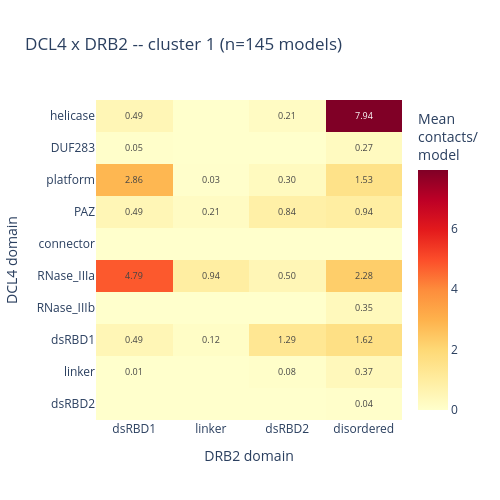
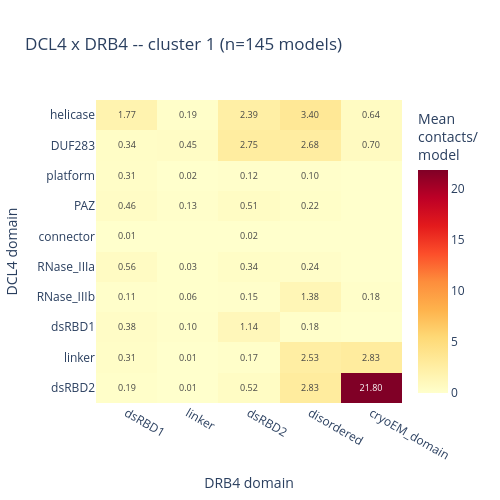
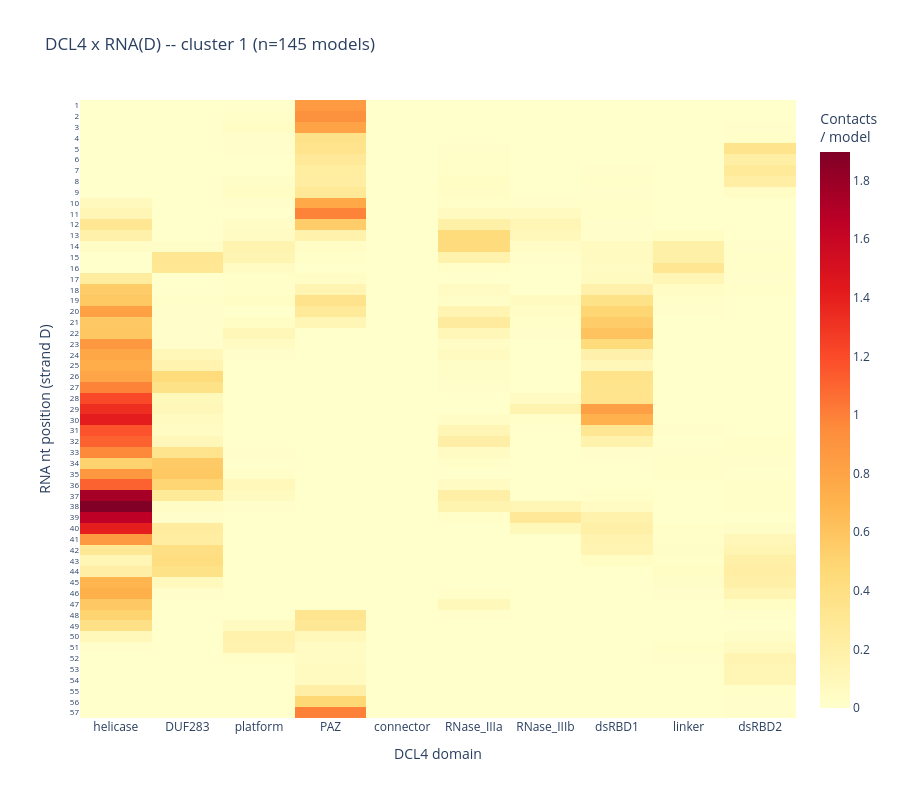
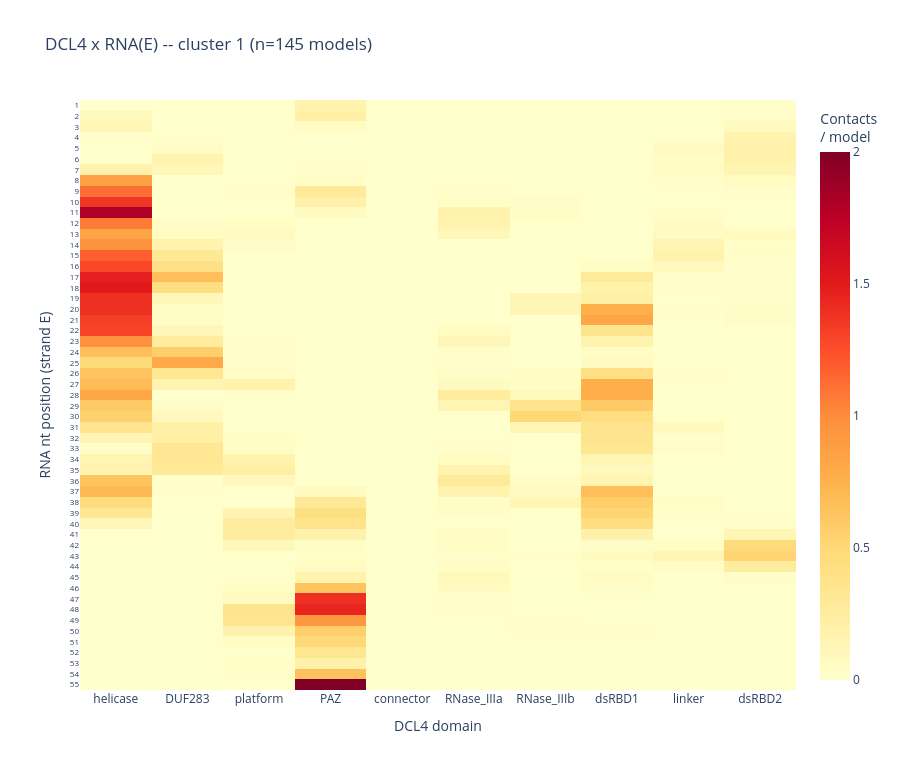

Notebook code cell kept with these figures, in order:
### Markdown cell above
### Cluster 1

### Code cell
c = 1
sub_c = df[df["cluster"] == c]
n_c = cluster_n_models.get(c, 0)
print(f"cluster {c}: {n_c} model(s)")

for lig in COUPLES:
    couple_heatmap(
        sub_c, lig, n_c,
        f"DCL4 x {LIGAND_CHAIN_NAMES[lig]} -- cluster {c} (n={n_c} models)",
        f"dcl4_{LIGAND_CHAIN_NAMES[lig].lower()}_heatmap_cluster1.html",
        subdir="per_cluster",
    )

### Figure 1 — Plotly figure (JSON) as saved in the notebook; plotly's stock layout.template omitted (floating-point values rounded to 4 significant figures)
{"data": [{"colorbar": {"title": {"text": "Mean<br>contacts/<br>model"}}, "colorscale": [[0, "rgb(255,255,204)"], [0.125, "rgb(255,237,160)"], [0.25, "rgb(254,217,118)"], [0.375, "rgb(254,178,76)"], [0.5, "rgb(253,141,60)"], [0.625, "rgb(252,78,42)"], [0.75, "rgb(227,26,28)"], [0.875, "rgb(189,0,38)"], [1, "rgb(128,0,38)"]], "hovertemplate": "DCL4 domain: %{y}<br>DRB2 domain: %{x}<br>%{z:.3f} contacts/model<extra></extra>", "text": [["0.49", "", "0.21", "7.94"], ["0.05", "", "", "0.27"], ["2.86", "0.03", "0.30", "1.53"], ["0.49", "0.21", "0.84", "0.94"], ["", "", "", ""], ["4.79", "0.94", "0.50", "2.28"], ["", "", "", "0.35"], ["0.49", "0.12", "1.29", "1.62"], ["0.01", "", "0.08", "0.37"], ["", "", "", "0.04"]], "textfont": {"size": 9}, "texttemplate": "%{text}", "type": "heatmap", "x": ["dsRBD1", "linker", "dsRBD2", "disordered"], "y": ["helicase", "DUF283", "platform", "PAZ", "connector", "RNase_IIIa", "RNase_IIIb", "dsRBD1", "linker", "dsRBD2"], "z": [[0.4897, 0.0, 0.2069, 7.938], [0.04828, 0.0, 0.0, 0.269], [2.855, 0.02759, 0.2966, 1.531], [0.4897, 0.2138, 0.8414, 0.9379], [0.0, 0.0, 0.0, 0.0], [4.786, 0.9448, 0.4966, 2.276], [0.0, 0.0, 0.0, 0.3517], [0.4897, 0.1241, 1.29, 1.621], [0.006897, 0.0, 0.07586, 0.3724], [0.0, 0.0, 0.0, 0.04138]]}], "layout": {"height": 500, "title": {"text": "DCL4 x DRB2 -- cluster 1 (n=145 models)"}, "width": 500, "xaxis": {"title": {"text": "DRB2 domain"}}, "yaxis": {"autorange": "reversed", "title": {"text": "DCL4 domain"}}}}

### Figure 2 — Plotly figure (JSON) as saved in the notebook; plotly's stock layout.template omitted (floating-point values rounded to 4 significant figures)
{"data": [{"colorbar": {"title": {"text": "Mean<br>contacts/<br>model"}}, "colorscale": [[0, "rgb(255,255,204)"], [0.125, "rgb(255,237,160)"], [0.25, "rgb(254,217,118)"], [0.375, "rgb(254,178,76)"], [0.5, "rgb(253,141,60)"], [0.625, "rgb(252,78,42)"], [0.75, "rgb(227,26,28)"], [0.875, "rgb(189,0,38)"], [1, "rgb(128,0,38)"]], "hovertemplate": "DCL4 domain: %{y}<br>DRB4 domain: %{x}<br>%{z:.3f} contacts/model<extra></extra>", "text": [["1.77", "0.19", "2.39", "3.40", "0.64"], ["0.34", "0.45", "2.75", "2.68", "0.70"], ["0.31", "0.02", "0.12", "0.10", ""], ["0.46", "0.13", "0.51", "0.22", ""], ["0.01", "", "0.02", "", ""], ["0.56", "0.03", "0.34", "0.24", ""], ["0.11", "0.06", "0.15", "1.38", "0.18"], ["0.38", "0.10", "1.14", "0.18", ""], ["0.31", "0.01", "0.17", "2.53", "2.83"], ["0.19", "0.01", "0.52", "2.83", "21.80"]], "textfont": {"size": 9}, "texttemplate": "%{text}", "type": "heatmap", "x": ["dsRBD1", "linker", "dsRBD2", "disordered", "cryoEM_domain"], "y": ["helicase", "DUF283", "platform", "PAZ", "connector", "RNase_IIIa", "RNase_IIIb", "dsRBD1", "linker", "dsRBD2"], "z": [[1.772, 0.1931, 2.386, 3.4, 0.6414], [0.3448, 0.4483, 2.752, 2.683, 0.7034], [0.3103, 0.02069, 0.1241, 0.1034, 0.0], [0.4552, 0.131, 0.5103, 0.2207, 0.0], [0.006897, 0.0, 0.02069, 0.0, 0.0], [0.5586, 0.03448, 0.3448, 0.2414, 0.0], [0.1103, 0.05517, 0.1517, 1.379, 0.1793], [0.3793, 0.09655, 1.138, 0.1793, 0.0], [0.3103, 0.006897, 0.1655, 2.531, 2.834], [0.1931, 0.01379, 0.5241, 2.828, 21.8]]}], "layout": {"height": 500, "title": {"text": "DCL4 x DRB4 -- cluster 1 (n=145 models)"}, "width": 500, "xaxis": {"title": {"text": "DRB4 domain"}}, "yaxis": {"autorange": "reversed", "title": {"text": "DCL4 domain"}}}}

### Figure 3 — Plotly figure (JSON) as saved in the notebook; plotly's stock layout.template omitted (floating-point values rounded to 4 significant figures; data arrays with more than 128 entries replaced by an {"elided": "..."} marker saying what was removed)
{"data": [{"colorbar": {"title": {"text": "Contacts<br>/ model"}}, "colorscale": [[0, "rgb(255,255,204)"], [0.125, "rgb(255,237,160)"], [0.25, "rgb(254,217,118)"], [0.375, "rgb(254,178,76)"], [0.5, "rgb(253,141,60)"], [0.625, "rgb(252,78,42)"], [0.75, "rgb(227,26,28)"], [0.875, "rgb(189,0,38)"], [1, "rgb(128,0,38)"]], "hovertemplate": "DCL4 domain: %{x}<br>RNA nt (strand D): %{y}<br>%{z:.3f} contacts/model<extra></extra>", "type": "heatmap", "x": ["helicase", "DUF283", "platform", "PAZ", "connector", "RNase_IIIa", "RNase_IIIb", "dsRBD1", "linker", "dsRBD2"], "y": ["1", "2", "3", "4", "5", "6", "7", "8", "9", "10", "11", "12", "13", "14", "15", "16", "17", "18", "19", "20", "21", "22", "23", "24", "25", "26", "27", "28", "29", "30", "31", "32", "33", "34", "35", "36", "37", "38", "39", "40", "41", "42", "43", "44", "45", "46", "47", "48", "49", "50", "51", "52", "53", "54", "55", "56", "57"], "z": {"elided": "57x10 float values"}}], "layout": {"height": 798, "title": {"text": "DCL4 x RNA(D) -- cluster 1 (n=145 models)"}, "width": 900, "xaxis": {"title": {"text": "DCL4 domain"}}, "yaxis": {"autorange": "reversed", "tickfont": {"size": 8}, "title": {"text": "RNA nt position (strand D)"}}}}

### Figure 4 — Plotly figure (JSON) as saved in the notebook; plotly's stock layout.template omitted (floating-point values rounded to 4 significant figures; data arrays with more than 128 entries replaced by an {"elided": "..."} marker saying what was removed)
{"data": [{"colorbar": {"title": {"text": "Contacts<br>/ model"}}, "colorscale": [[0, "rgb(255,255,204)"], [0.125, "rgb(255,237,160)"], [0.25, "rgb(254,217,118)"], [0.375, "rgb(254,178,76)"], [0.5, "rgb(253,141,60)"], [0.625, "rgb(252,78,42)"], [0.75, "rgb(227,26,28)"], [0.875, "rgb(189,0,38)"], [1, "rgb(128,0,38)"]], "hovertemplate": "DCL4 domain: %{x}<br>RNA nt (strand E): %{y}<br>%{z:.3f} contacts/model<extra></extra>", "type": "heatmap", "x": ["helicase", "DUF283", "platform", "PAZ", "connector", "RNase_IIIa", "RNase_IIIb", "dsRBD1", "linker", "dsRBD2"], "y": ["1", "2", "3", "4", "5", "6", "7", "8", "9", "10", "11", "12", "13", "14", "15", "16", "17", "18", "19", "20", "21", "22", "23", "24", "25", "26", "27", "28", "29", "30", "31", "32", "33", "34", "35", "36", "37", "38", "39", "40", "41", "42", "43", "44", "45", "46", "47", "48", "49", "50", "51", "52", "53", "54", "55"], "z": {"elided": "55x10 float values"}}], "layout": {"height": 770, "title": {"text": "DCL4 x RNA(E) -- cluster 1 (n=145 models)"}, "width": 900, "xaxis": {"title": {"text": "DCL4 domain"}}, "yaxis": {"autorange": "reversed", "tickfont": {"size": 8}, "title": {"text": "RNA nt position (strand E)"}}}}
